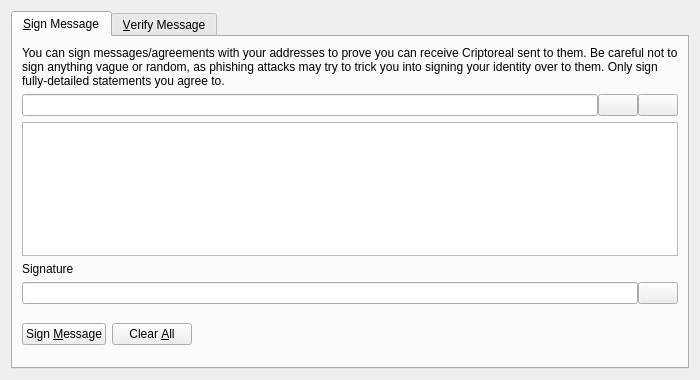
<?xml version="1.0" encoding="UTF-8"?>
<ui version="4.0">
 <class>SignVerifyMessageDialog</class>
 <widget class="QDialog" name="SignVerifyMessageDialog">
  <property name="geometry">
   <rect>
    <x>0</x>
    <y>0</y>
    <width>700</width>
    <height>380</height>
   </rect>
  </property>
  <property name="windowTitle">
   <string>Signatures - Sign / Verify a Message</string>
  </property>
  <property name="modal">
   <bool>true</bool>
  </property>
  <layout class="QVBoxLayout" name="verticalLayout">
   <item>
    <widget class="QTabWidget" name="tabWidget">
     <property name="currentIndex">
      <number>0</number>
     </property>
     <widget class="QWidget" name="tabSignMessage">
      <attribute name="title">
       <string>&amp;Sign Message</string>
      </attribute>
      <layout class="QVBoxLayout" name="verticalLayout_SM">
       <item>
        <widget class="QLabel" name="infoLabel_SM">
         <property name="text">
          <string>You can sign messages/agreements with your addresses to prove you can receive Criptoreal sent to them. Be careful not to sign anything vague or random, as phishing attacks may try to trick you into signing your identity over to them. Only sign fully-detailed statements you agree to.</string>
         </property>
         <property name="textFormat">
          <enum>Qt::PlainText</enum>
         </property>
         <property name="wordWrap">
          <bool>true</bool>
         </property>
        </widget>
       </item>
       <item>
        <layout class="QHBoxLayout" name="horizontalLayout_1_SM">
         <property name="spacing">
          <number>0</number>
         </property>
         <item>
          <widget class="QValidatedLineEdit" name="addressIn_SM">
           <property name="toolTip">
            <string>The Criptoreal address to sign the message with</string>
           </property>
          </widget>
         </item>
         <item>
          <widget class="QPushButton" name="addressBookButton_SM">
           <property name="toolTip">
            <string>Choose previously used address</string>
           </property>
           <property name="text">
            <string/>
           </property>
           <property name="shortcut">
            <string>Alt+A</string>
           </property>
           <property name="autoDefault">
            <bool>false</bool>
           </property>
          </widget>
         </item>
         <item>
          <widget class="QPushButton" name="pasteButton_SM">
           <property name="toolTip">
            <string>Paste address from clipboard</string>
           </property>
           <property name="text">
            <string/>
           </property>
           <property name="shortcut">
            <string>Alt+P</string>
           </property>
           <property name="autoDefault">
            <bool>false</bool>
           </property>
          </widget>
         </item>
        </layout>
       </item>
       <item>
        <widget class="QPlainTextEdit" name="messageIn_SM">
         <property name="toolTip">
          <string>Enter the message you want to sign here</string>
         </property>
        </widget>
       </item>
       <item>
        <widget class="QLabel" name="signatureLabel_SM">
         <property name="text">
          <string>Signature</string>
         </property>
         <property name="textFormat">
          <enum>Qt::PlainText</enum>
         </property>
        </widget>
       </item>
       <item>
        <layout class="QHBoxLayout" name="horizontalLayout_2_SM">
         <property name="spacing">
          <number>0</number>
         </property>
         <item>
          <widget class="QLineEdit" name="signatureOut_SM">
           <property name="font">
            <font>
             <italic>true</italic>
            </font>
           </property>
           <property name="readOnly">
            <bool>true</bool>
           </property>
          </widget>
         </item>
         <item>
          <widget class="QPushButton" name="copySignatureButton_SM">
           <property name="toolTip">
            <string>Copy the current signature to the system clipboard</string>
           </property>
           <property name="text">
            <string/>
           </property>
           <property name="autoDefault">
            <bool>false</bool>
           </property>
          </widget>
         </item>
        </layout>
       </item>
       <item>
        <layout class="QHBoxLayout" name="horizontalLayout_3_SM">
         <item>
          <widget class="QPushButton" name="signMessageButton_SM">
           <property name="toolTip">
            <string>Sign the message to prove you own this Criptoreal address</string>
           </property>
           <property name="text">
            <string>Sign &amp;Message</string>
           </property>
           <property name="autoDefault">
            <bool>false</bool>
           </property>
          </widget>
         </item>
         <item>
          <widget class="QPushButton" name="clearButton_SM">
           <property name="toolTip">
            <string>Reset all sign message fields</string>
           </property>
           <property name="text">
            <string>Clear &amp;All</string>
           </property>
           <property name="autoDefault">
            <bool>false</bool>
           </property>
          </widget>
         </item>
         <item>
          <spacer name="horizontalSpacer_1_SM">
           <property name="orientation">
            <enum>Qt::Horizontal</enum>
           </property>
           <property name="sizeHint" stdset="0">
            <size>
             <width>40</width>
             <height>48</height>
            </size>
           </property>
          </spacer>
         </item>
         <item>
          <widget class="QLabel" name="statusLabel_SM">
           <property name="font">
            <font>
             <weight>75</weight>
             <bold>true</bold>
            </font>
           </property>
           <property name="text">
            <string/>
           </property>
           <property name="wordWrap">
            <bool>true</bool>
           </property>
          </widget>
         </item>
         <item>
          <spacer name="horizontalSpacer_2_SM">
           <property name="orientation">
            <enum>Qt::Horizontal</enum>
           </property>
           <property name="sizeHint" stdset="0">
            <size>
             <width>40</width>
             <height>48</height>
            </size>
           </property>
          </spacer>
         </item>
        </layout>
       </item>
      </layout>
     </widget>
     <widget class="QWidget" name="tabVerifyMessage">
      <attribute name="title">
       <string>&amp;Verify Message</string>
      </attribute>
      <layout class="QVBoxLayout" name="verticalLayout_VM">
       <item>
        <widget class="QLabel" name="infoLabel_VM">
         <property name="text">
          <string>Enter the receiver's address, message (ensure you copy line breaks, spaces, tabs, etc. exactly) and signature below to verify the message. Be careful not to read more into the signature than what is in the signed message itself, to avoid being tricked by a man-in-the-middle attack. Note that this only proves the signing party receives with the address, it cannot prove sendership of any transaction!</string>
         </property>
         <property name="textFormat">
          <enum>Qt::PlainText</enum>
         </property>
         <property name="alignment">
          <set>Qt::AlignLeading|Qt::AlignLeft|Qt::AlignTop</set>
         </property>
         <property name="wordWrap">
          <bool>true</bool>
         </property>
        </widget>
       </item>
       <item>
        <layout class="QHBoxLayout" name="horizontalLayout_1_VM">
         <property name="spacing">
          <number>0</number>
         </property>
         <item>
          <widget class="QValidatedLineEdit" name="addressIn_VM">
           <property name="toolTip">
            <string>The Criptoreal address the message was signed with</string>
           </property>
          </widget>
         </item>
         <item>
          <widget class="QPushButton" name="addressBookButton_VM">
           <property name="toolTip">
            <string>Choose previously used address</string>
           </property>
           <property name="text">
            <string/>
           </property>
           <property name="shortcut">
            <string>Alt+A</string>
           </property>
           <property name="autoDefault">
            <bool>false</bool>
           </property>
          </widget>
         </item>
        </layout>
       </item>
       <item>
        <widget class="QPlainTextEdit" name="messageIn_VM"/>
       </item>
       <item>
        <widget class="QValidatedLineEdit" name="signatureIn_VM"/>
       </item>
       <item>
        <layout class="QHBoxLayout" name="horizontalLayout_2_VM">
         <item>
          <widget class="QPushButton" name="verifyMessageButton_VM">
           <property name="toolTip">
            <string>Verify the message to ensure it was signed with the specified Criptoreal address</string>
           </property>
           <property name="text">
            <string>Verify &amp;Message</string>
           </property>
           <property name="autoDefault">
            <bool>false</bool>
           </property>
          </widget>
         </item>
         <item>
          <widget class="QPushButton" name="clearButton_VM">
           <property name="toolTip">
            <string>Reset all verify message fields</string>
           </property>
           <property name="text">
            <string>Clear &amp;All</string>
           </property>
           <property name="autoDefault">
            <bool>false</bool>
           </property>
          </widget>
         </item>
         <item>
          <spacer name="horizontalSpacer_1_VM">
           <property name="orientation">
            <enum>Qt::Horizontal</enum>
           </property>
           <property name="sizeHint" stdset="0">
            <size>
             <width>40</width>
             <height>48</height>
            </size>
           </property>
          </spacer>
         </item>
         <item>
          <widget class="QLabel" name="statusLabel_VM">
           <property name="font">
            <font>
             <weight>75</weight>
             <bold>true</bold>
            </font>
           </property>
           <property name="text">
            <string/>
           </property>
           <property name="wordWrap">
            <bool>true</bool>
           </property>
          </widget>
         </item>
         <item>
          <spacer name="horizontalSpacer_2_VM">
           <property name="orientation">
            <enum>Qt::Horizontal</enum>
           </property>
           <property name="sizeHint" stdset="0">
            <size>
             <width>40</width>
             <height>48</height>
            </size>
           </property>
          </spacer>
         </item>
        </layout>
       </item>
      </layout>
     </widget>
    </widget>
   </item>
  </layout>
 </widget>
 <customwidgets>
  <customwidget>
   <class>QValidatedLineEdit</class>
   <extends>QLineEdit</extends>
   <header>qvalidatedlineedit.h</header>
  </customwidget>
 </customwidgets>
 <resources>
  <include location="../npscoin.qrc"/>
 </resources>
 <connections/>
</ui>
